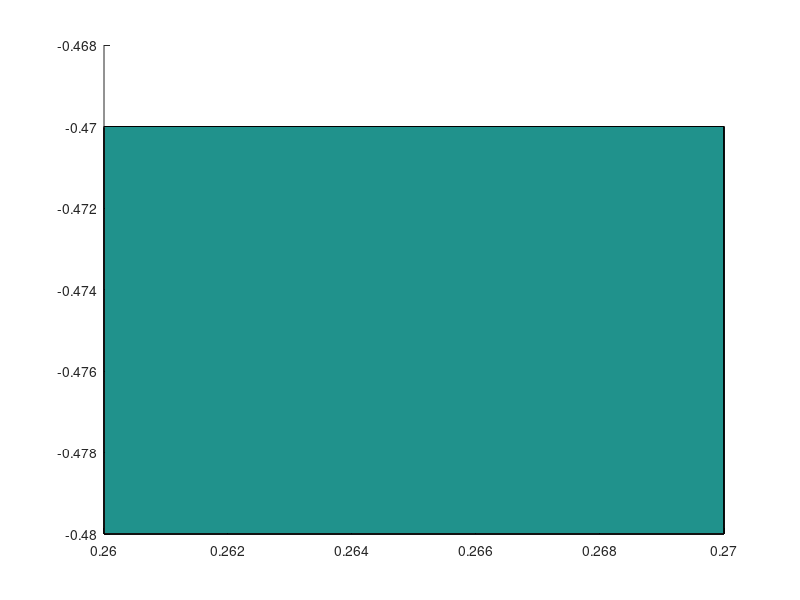

Write MATLAB code to recreate this figure.
 %--------- Problem at Cell ----------
 %----- Ci =    1.00000000000000     
 %----- Cell id =     1643117
 %----- Interface face defined by points: 
 Interface=[
  0.260000000000000      -0.470000000000000        1.16249986097217     
  0.260000000000000      -0.470000057891011        1.16250000000000     
  0.260000061877072      -0.470000000000000        1.16250000000000     
  0.260000000000000      -0.470000000000000        1.16249986097217     
 ]
 line(Interface(:,1),Interface(:,2),Interface(:,3))
 %----- Element faces: 
 % ------- face global no  =     4592893
 % ------- Cif  =  0.999999999946344     
 % ------- at edges on face=           2
 % ------- fictitious edge points=
 % --- of isoEdge =           1
 %  0.260000000000000      -0.470000057891011        1.16250000000000     
 %  0.260000000000000      -0.470000000000000        1.16249986097217     
 face4592893=[
  0.260000000000000      -0.480000000000000        1.15500000000000     
  0.260000000000000      -0.470000000000000        1.15500000000000     
  0.260000000000000      -0.470000000000000        1.16250000000000     
  0.260000000000000      -0.480000000000000        1.16250000000000     
 ]
 patch(face4592893(:,1),face4592893(:,2),face4592893(:,3),1)
  % node characterization
 % T F F   1.00000000000000     
 % T F F  0.999981462955475     
 % F T F  0.999994210898876     
 % T F F   1.00000000000000     
 % ------- face global no  =     1928957
 % ------- Cif  =   1.00000000000000     
 % ------- at edges on face=           0
 face1928957=[
  0.260000000000000      -0.480000000000000        1.15500000000000     
  0.270000000000000      -0.480000000000000        1.15500000000000     
  0.270000000000000      -0.480000000000000        1.16250000000000     
  0.260000000000000      -0.480000000000000        1.16250000000000     
 ]
 patch(face1928957(:,1),face1928957(:,2),face1928957(:,3),1)
  % node characterization
 % T F F  0.000000000000000E+000
 % T F F  0.000000000000000E+000
 % T F F  0.000000000000000E+000
 % T F F  0.000000000000000E+000
 % ------- face global no  =     1643117
 % ------- Cif  =   1.00000000000000     
 % ------- at edges on face=           0
 face1643117=[
  0.260000000000000      -0.480000000000000        1.15500000000000     
  0.270000000000000      -0.480000000000000        1.15500000000000     
  0.270000000000000      -0.470000000000000        1.15500000000000     
  0.260000000000000      -0.470000000000000        1.15500000000000     
 ]
 patch(face1643117(:,1),face1643117(:,2),face1643117(:,3),1)
  % node characterization
 % T F F  0.000000000000000E+000
 % T F F  0.000000000000000E+000
 % T F F  0.000000000000000E+000
 % T F F  0.000000000000000E+000
 % ------- face global no  =     4607293
 % ------- Cif  =   1.00000000000000     
 % ------- at edges on face=           0
 face4607293=[
  0.270000000000000      -0.480000000000000        1.15500000000000     
  0.270000000000000      -0.470000000000000        1.15500000000000     
  0.270000000000000      -0.470000000000000        1.16250000000000     
  0.270000000000000      -0.480000000000000        1.16250000000000     
 ]
 patch(face4607293(:,1),face4607293(:,2),face4607293(:,3),1)
  % node characterization
 % T F F  0.000000000000000E+000
 % T F F  0.000000000000000E+000
 % T F F  0.000000000000000E+000
 % T F F  0.000000000000000E+000
 % ------- face global no  =     1943357
 % ------- Cif  =  0.999999999942649     
 % ------- at edges on face=           2
 % ------- fictitious edge points=
 % --- of isoEdge =           1
 %  0.260000061877072      -0.470000000000000        1.16250000000000     
 %  0.260000000000000      -0.470000000000000        1.16249986097217     
 face1943357=[
  0.260000000000000      -0.470000000000000        1.15500000000000     
  0.270000000000000      -0.470000000000000        1.15500000000000     
  0.270000000000000      -0.470000000000000        1.16250000000000     
  0.260000000000000      -0.470000000000000        1.16250000000000     
 ]
 patch(face1943357(:,1),face1943357(:,2),face1943357(:,3),1)
  % node characterization
 % T F F   1.00000000000000     
 % T F F   1.00000000000000     
 % T F F  0.999993812292814     
 % F T F  0.999981462955475     
 % ------- face global no  =     1657517
 % ------- Cif  =  0.999999999982090     
 % ------- at edges on face=           2
 % ------- fictitious edge points=
 % --- of isoEdge =           1
 %  0.260000000000000      -0.470000057891011        1.16250000000000     
 %  0.260000061877072      -0.470000000000000        1.16250000000000     
 face1657517=[
  0.260000000000000      -0.480000000000000        1.16250000000000     
  0.270000000000000      -0.480000000000000        1.16250000000000     
  0.270000000000000      -0.470000000000000        1.16250000000000     
  0.260000000000000      -0.470000000000000        1.16250000000000     
 ]
 patch(face1657517(:,1),face1657517(:,2),face1657517(:,3),1)
  % node characterization
 % T F F   1.00000000000000     
 % T F F   1.00000000000000     
 % T F F  0.999993812292814     
 % F T F  0.999994210898876     
